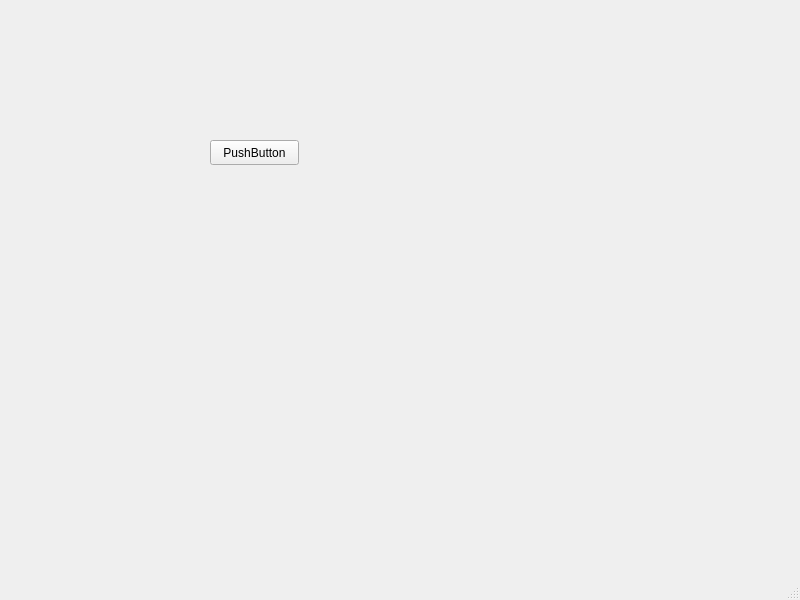
<?xml version="1.0" encoding="UTF-8"?>
<ui version="4.0">
 <class>MainWindow</class>
 <widget class="QMainWindow" name="MainWindow">
  <property name="geometry">
   <rect>
    <x>0</x>
    <y>0</y>
    <width>800</width>
    <height>600</height>
   </rect>
  </property>
  <property name="windowTitle">
   <string>MainWindow</string>
  </property>
  <widget class="QWidget" name="centralwidget">
   <widget class="QPushButton" name="pushButton">
    <property name="geometry">
     <rect>
      <x>210</x>
      <y>140</y>
      <width>89</width>
      <height>25</height>
     </rect>
    </property>
    <property name="text">
     <string>PushButton</string>
    </property>
   </widget>
  </widget>
  <widget class="QMenuBar" name="menubar">
   <property name="geometry">
    <rect>
     <x>0</x>
     <y>0</y>
     <width>800</width>
     <height>28</height>
    </rect>
   </property>
  </widget>
  <widget class="QStatusBar" name="statusbar"/>
 </widget>
 <resources/>
 <connections/>
</ui>
